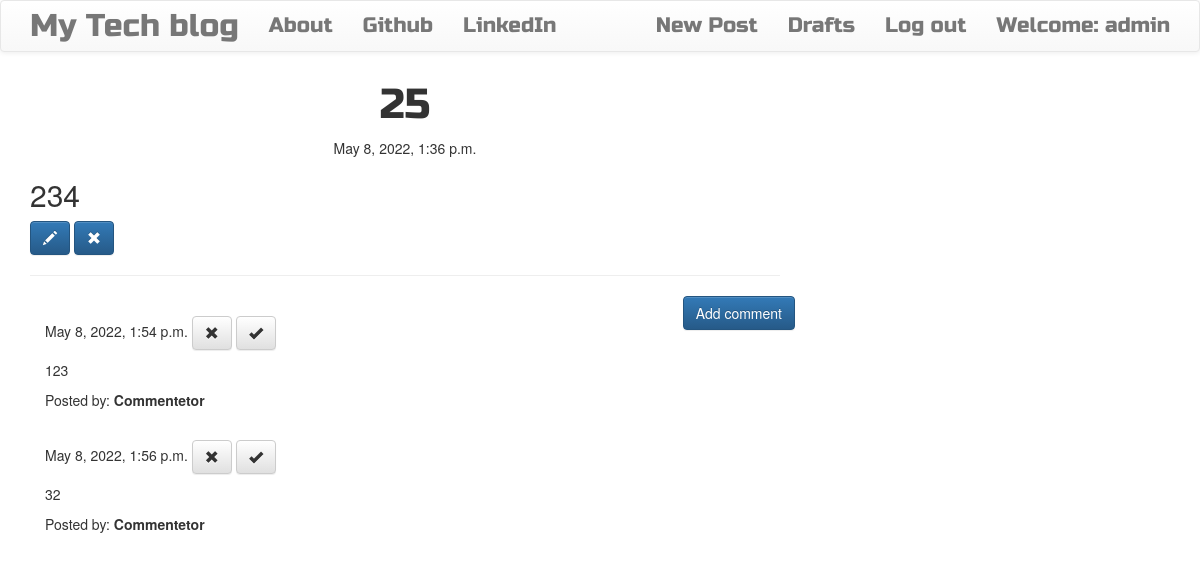
Page /post/2/ (signed in) on the committed database.
### blog/models.py (models this page shows, shortened)
class Post(models.Model):
    author = models.ForeignKey('auth.User', on_delete=models.CASCADE)
    title = models.CharField(max_length=200)
    text = models.TextField()
    created_date = models.DateTimeField(default=timezone.now)
    published_date = models.DateTimeField(blank=True, null=True)

class Comment(models.Model):
    post = models.ForeignKey('blog.Post', related_name='comments', on_delete=models.CASCADE)
    author = models.CharField(max_length=200)
    text = models.TextField()
    created_date = models.DateTimeField(default=timezone.now)
    approved_comment = models.BooleanField(default=False)

### blog/views.py (the view)
# urls.py: path('post/<int:pk>/', views.PostDetailView.as_view(), name='post_detail'),
class PostDetailView(DetailView):
    model = Post

### blog/templates/blog/post_detail.html
{% extends 'blog/base.html' %}
{% block content %}
        <h1 class='posttitle loader'>{{ post.title }}</h1>
        {% if post.published_date %}
            <div class="date postdate">
                {{ post.published_date }}
            </div>
        {% else %}
            <a class="btn btn-default" href="{% url 'post_publish' pk=post.pk %}">Publish</a>
        {% endif %}
      <p class='postcontent' >{{ post.text|safe|linebreaksbr }}</p>
      {% if user.is_authenticated %}
          <a class="btn btn-primary" href="{% url 'post_edit' pk=post.pk %}"><span class="glyphicon glyphicon-pencil"></span></a>
          <a class="btn btn-primary" href="{% url 'post_remove' pk=post.pk %}"><span class="glyphicon glyphicon-remove"></span></a>
      {% endif %}
  <hr>
  <a class="btn btn-primary btn-comment" href="{% url 'add_comment_to_post' pk=post.pk %}">Add comment</a>
  <div class="container">
  {% for comment in post.comments.all %}
  <br>
      {% if user.is_authenticated or comment.approved_comment %}
              {{ comment.created_date }}
              {% if not comment.approved_comment %}
                  <a class="btn btn-default" href="{% url 'comment_remove' pk=comment.pk %}"><span class="glyphicon glyphicon-remove"></span></a>
                  <a class="btn btn-default" href="{% url 'comment_approve' pk=comment.pk %}"><span class="glyphicon glyphicon-ok"></span></a>
              {% endif %}
          <p>{{ comment.text|safe|linebreaks }}</p>
          <p>Posted by: <strong>{{ comment.author }}</strong></p>
      {% endif %}
  {% empty %}
      <p>No comments posted.</p>
  {% endfor %}
</div>
{% endblock %}

### blog/templates/blog/base.html (shortened to what this page needs)
<!DOCTYPE html>
{% load staticfiles %}
<html>
    <head>
        <link rel="stylesheet" href="https://maxcdn.bootstrapcdn.com/bootstrap/3.3.7/css/bootstrap.min.css">
        <link rel="stylesheet" href="https://maxcdn.bootstrapcdn.com/bootstrap/3.3.7/css/bootstrap-theme.min.css">
        <link rel="stylesheet" href="//cdn.jsdelivr.net/medium-editor/latest/css/medium-editor.min.css" type="text/css" media="screen" charset="utf-8">
        <link rel="stylesheet" href="{% static 'css/blog.css' %}">
<body class='loader'>
  <nav class="navbar navbar-default techfont custom-navbar">
    <div class="container">
      <ul class="nav navbar-nav">
        <li><a class='navbar-brand bigbrand' href="{% url 'post_list' %}">My Tech blog</a></li>
        <li><a href="{% url 'about' %}">About</a></li>
        <li><a href="https://www.github.com">Github</a></li>
        <li><a href="https://www.linkedin.com">LinkedIn</a></li>
      </ul>
      <ul class="nav navbar-nav navbar-right">
        {% if user.is_authenticated %}
        <li>
          <a href="{% url 'post_new' %}" >New Post</a>
        </li>
        <li>
          <a href="{% url 'post_draft_list' %}">Drafts</a>
        </li>
        <li>
          <a href="{% url 'logout' %}" >Log out</a>
        </li>
        <li>
          <a >Welcome: {{ user.username }}</a>
        </li>
          {% else %}
          <li><a class='nav navbar-right' href="{% url 'login' %}" ><span class="glyphicon glyphicon-user"></span></a></li>
        {% endif %}
      </ul>
  </div>
</nav>
        <div class="content container">
            <div class="row">
                <div class="col-md-8">
                  <div class="blog_posts">
                    {% block content %}
                    {% endblock %}
                  </div>
                </div>
            </div>
        </div>
</body>
</html>

### blog/static/css/blog.css (style rules this page uses)
.techfont { font-family: 'Russo One', sans-serif; font-size: 1.5em; margin-bottom: 10px; }
.postdate { text-align: center; }
.posttitle { font-family: 'Russo One', sans-serif; font-size: 3em; text-align: center; }
.postcontent { font-family: 'Montserrat'; font-size: 1.5em; }
.btn-comment { position: absolute; right: 0px; }
.bigbrand { font-size: 1.5em; }
.loader { filter:hue-rotate(0deg); color: linear-gradient(45deg,#0f8,#08f); animation:hue 5000ms infinite linear; }

### rows in the picture
Post: title "25", published_date "May 8, 2022, 1:36 p.m.", text "234"
Comment: created_date "May 8, 2022, 1:54 p.m.", approved_comment False (drawn), text "123", author "Commentetor"
Comment: created_date "May 8, 2022, 1:56 p.m.", approved_comment False (drawn), text "32", author "Commentetor"

### other values in the picture
{{ user.username }} "admin"
